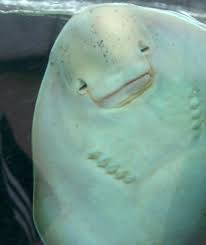
#> input picture sources/tiat.jpg, 206 x 245 px
$ python '2-Photo Editing.py'
#> lines starting #> are read from the running program, lines starting #| are printed output that depends on the picture; after the words box and inside, x2 and y2 are one past the last pixel; in counts of white or black regions, pixels touching at a corner belong together
#--BASIC FUNCTIONS---#

import cv2
import numpy as np

img = cv2.imread("sources/tiat.jpg")
#> img is the input picture: shape (245, 206, 3); mean B, G, R 138.8, 148.9, 116.9
kernel = np.ones((5,5),np.uint8) #Defining the kernel we're gon' use

#--EDITING and DETECTING--#
imgGray = cv2.cvtColor(img,cv2.COLOR_BGR2GRAY) #BGR equals to RGB in OpenCV and with this we convert the colors to gray scale
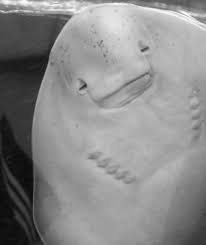
#> imgGray: shape (245, 206); min 10, max 250, mean 138.2
imgBlur = cv2.GaussianBlur(img, (7,7),0) #Blur, Add kernel value
imgEdge = cv2.Canny(img,100,100) #Two threshold values, detect the edges in pic
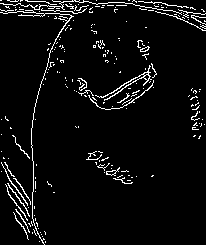
#> imgEdge: shape (245, 206); 5% white in thin lines or dots
imgDilation = cv2.dilate(imgEdge,kernel,iterations=1) #Kernel and the iterations just makes edges thicker
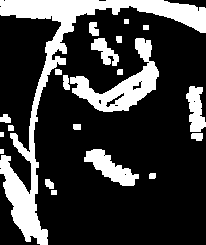
#> imgDilation: shape (245, 206); 23.2% white; 21 white regions, largest, box (x1, y1, x2, y2) and area: (0, 0, 206, 245) 6792, (70, 38, 159, 112) 2242, (84, 149, 139, 186) 901
imgEroded = cv2.erode(imgDilation,kernel,iterations=1) #Thinning the dilated image
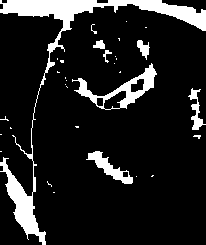
#> imgEroded: shape (245, 206); 12.7% white; 32 white regions (24 under 20 px), largest, box (x1, y1, x2, y2) and area: (0, 0, 206, 245) 4271, (72, 63, 157, 110) 1003, (86, 151, 133, 184) 496

cv2.imshow("Gray", imgGray)
cv2.imshow("Blur", imgBlur)
cv2.imshow("Edge", imgEdge)
cv2.imshow("Dilation", imgDilation)
cv2.imshow("Erode", imgEroded)
cv2.waitKey(0)

$ run again, with sources/mark.jpg copied over sources/tiat.jpg
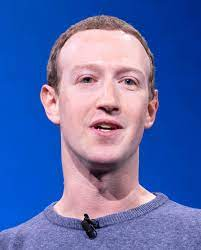
#> input picture sources/mark.jpg, 201 x 250 px
#> img is the input picture: shape (250, 201, 3); mean B, G, R 172.2, 107.9, 91
#> `imgEdge = cv2.Canny(img,100,100)`:
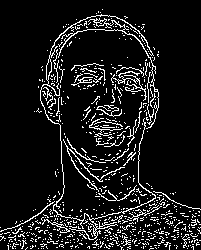
#> imgEdge: shape (250, 201); 10.2% white in thin lines or dots
#> imgDilation: shape (250, 201); 45.1% white; 2 white regions, box (x1, y1, x2, y2) and area: (0, 7, 201, 250) 22622, (125, 55, 130, 60) 25
#> `imgEroded = cv2.erode(imgDilation,kernel,iterations=1)`:
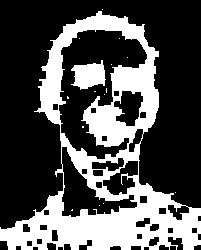
#> imgEroded: shape (250, 201); 31.9% white; 16 white regions (14 under 20 px), largest, box (x1, y1, x2, y2) and area: (0, 11, 201, 250) 15284, (71, 60, 106, 90) 694
